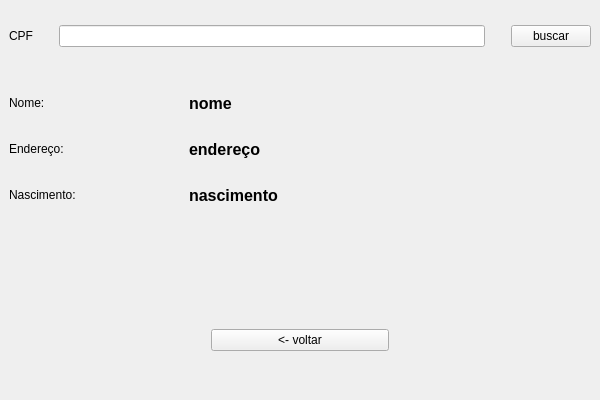
<?xml version="1.0" encoding="UTF-8"?>
<ui version="4.0">
 <class>MainWindow</class>
 <widget class="QMainWindow" name="MainWindow">
  <property name="geometry">
   <rect>
    <x>0</x>
    <y>0</y>
    <width>600</width>
    <height>400</height>
   </rect>
  </property>
  <property name="minimumSize">
   <size>
    <width>600</width>
    <height>400</height>
   </size>
  </property>
  <property name="maximumSize">
   <size>
    <width>600</width>
    <height>400</height>
   </size>
  </property>
  <property name="font">
   <font>
    <family>Segoe UI</family>
   </font>
  </property>
  <property name="windowTitle">
   <string>exibir</string>
  </property>
  <widget class="QWidget" name="centralwidget">
   <layout class="QVBoxLayout" name="verticalLayout_2">
    <item>
     <spacer name="verticalSpacer_6">
      <property name="orientation">
       <enum>Qt::Vertical</enum>
      </property>
      <property name="sizeType">
       <enum>QSizePolicy::Minimum</enum>
      </property>
      <property name="sizeHint" stdset="0">
       <size>
        <width>12</width>
        <height>16</height>
       </size>
      </property>
     </spacer>
    </item>
    <item>
     <layout class="QVBoxLayout" name="verticalLayout">
      <item>
       <layout class="QHBoxLayout" name="horizontalLayout">
        <item>
         <widget class="QLabel" name="label">
          <property name="text">
           <string>CPF</string>
          </property>
         </widget>
        </item>
        <item>
         <spacer name="horizontalSpacer">
          <property name="orientation">
           <enum>Qt::Horizontal</enum>
          </property>
          <property name="sizeType">
           <enum>QSizePolicy::Minimum</enum>
          </property>
          <property name="sizeHint" stdset="0">
           <size>
            <width>20</width>
            <height>20</height>
           </size>
          </property>
         </spacer>
        </item>
        <item>
         <widget class="QLineEdit" name="le_cpf"/>
        </item>
        <item>
         <spacer name="horizontalSpacer_2">
          <property name="orientation">
           <enum>Qt::Horizontal</enum>
          </property>
          <property name="sizeType">
           <enum>QSizePolicy::Minimum</enum>
          </property>
          <property name="sizeHint" stdset="0">
           <size>
            <width>20</width>
            <height>20</height>
           </size>
          </property>
         </spacer>
        </item>
        <item>
         <widget class="QPushButton" name="btn_buscar">
          <property name="text">
           <string>buscar</string>
          </property>
         </widget>
        </item>
       </layout>
      </item>
      <item>
       <spacer name="verticalSpacer_5">
        <property name="orientation">
         <enum>Qt::Vertical</enum>
        </property>
        <property name="sizeHint" stdset="0">
         <size>
          <width>20</width>
          <height>40</height>
         </size>
        </property>
       </spacer>
      </item>
      <item>
       <layout class="QHBoxLayout" name="horizontalLayout_3">
        <item>
         <widget class="QLabel" name="label_2">
          <property name="text">
           <string>Nome:</string>
          </property>
         </widget>
        </item>
        <item>
         <spacer name="horizontalSpacer_10">
          <property name="orientation">
           <enum>Qt::Horizontal</enum>
          </property>
          <property name="sizeType">
           <enum>QSizePolicy::Maximum</enum>
          </property>
          <property name="sizeHint" stdset="0">
           <size>
            <width>60</width>
            <height>20</height>
           </size>
          </property>
         </spacer>
        </item>
        <item>
         <widget class="QLabel" name="lbl_nome">
          <property name="font">
           <font>
            <family>Segoe UI</family>
            <pointsize>12</pointsize>
            <weight>75</weight>
            <bold>true</bold>
           </font>
          </property>
          <property name="text">
           <string>nome</string>
          </property>
         </widget>
        </item>
        <item>
         <spacer name="horizontalSpacer_5">
          <property name="orientation">
           <enum>Qt::Horizontal</enum>
          </property>
          <property name="sizeType">
           <enum>QSizePolicy::Maximum</enum>
          </property>
          <property name="sizeHint" stdset="0">
           <size>
            <width>289</width>
            <height>20</height>
           </size>
          </property>
         </spacer>
        </item>
       </layout>
      </item>
      <item>
       <spacer name="verticalSpacer_4">
        <property name="orientation">
         <enum>Qt::Vertical</enum>
        </property>
        <property name="sizeHint" stdset="0">
         <size>
          <width>20</width>
          <height>20</height>
         </size>
        </property>
       </spacer>
      </item>
      <item>
       <layout class="QHBoxLayout" name="horizontalLayout_4">
        <item>
         <widget class="QLabel" name="label_3">
          <property name="text">
           <string>Endereço:</string>
          </property>
         </widget>
        </item>
        <item>
         <spacer name="horizontalSpacer_9">
          <property name="orientation">
           <enum>Qt::Horizontal</enum>
          </property>
          <property name="sizeType">
           <enum>QSizePolicy::Maximum</enum>
          </property>
          <property name="sizeHint" stdset="0">
           <size>
            <width>60</width>
            <height>20</height>
           </size>
          </property>
         </spacer>
        </item>
        <item>
         <widget class="QLabel" name="lbl_endececo">
          <property name="font">
           <font>
            <family>Segoe UI</family>
            <pointsize>12</pointsize>
            <weight>75</weight>
            <bold>true</bold>
           </font>
          </property>
          <property name="text">
           <string>endereço</string>
          </property>
         </widget>
        </item>
        <item>
         <spacer name="horizontalSpacer_6">
          <property name="orientation">
           <enum>Qt::Horizontal</enum>
          </property>
          <property name="sizeType">
           <enum>QSizePolicy::Maximum</enum>
          </property>
          <property name="sizeHint" stdset="0">
           <size>
            <width>289</width>
            <height>20</height>
           </size>
          </property>
         </spacer>
        </item>
       </layout>
      </item>
      <item>
       <spacer name="verticalSpacer_3">
        <property name="orientation">
         <enum>Qt::Vertical</enum>
        </property>
        <property name="sizeHint" stdset="0">
         <size>
          <width>20</width>
          <height>20</height>
         </size>
        </property>
       </spacer>
      </item>
      <item>
       <layout class="QHBoxLayout" name="horizontalLayout_5">
        <item>
         <widget class="QLabel" name="label_4">
          <property name="text">
           <string>Nascimento:</string>
          </property>
         </widget>
        </item>
        <item>
         <spacer name="horizontalSpacer_8">
          <property name="orientation">
           <enum>Qt::Horizontal</enum>
          </property>
          <property name="sizeType">
           <enum>QSizePolicy::Maximum</enum>
          </property>
          <property name="sizeHint" stdset="0">
           <size>
            <width>60</width>
            <height>20</height>
           </size>
          </property>
         </spacer>
        </item>
        <item>
         <widget class="QLabel" name="lbl_nascimento">
          <property name="font">
           <font>
            <family>Segoe UI</family>
            <pointsize>12</pointsize>
            <weight>75</weight>
            <bold>true</bold>
           </font>
          </property>
          <property name="text">
           <string>nascimento</string>
          </property>
         </widget>
        </item>
        <item>
         <spacer name="horizontalSpacer_7">
          <property name="orientation">
           <enum>Qt::Horizontal</enum>
          </property>
          <property name="sizeType">
           <enum>QSizePolicy::Maximum</enum>
          </property>
          <property name="sizeHint" stdset="0">
           <size>
            <width>289</width>
            <height>20</height>
           </size>
          </property>
         </spacer>
        </item>
       </layout>
      </item>
     </layout>
    </item>
    <item>
     <spacer name="verticalSpacer_2">
      <property name="orientation">
       <enum>Qt::Vertical</enum>
      </property>
      <property name="sizeHint" stdset="0">
       <size>
        <width>20</width>
        <height>40</height>
       </size>
      </property>
     </spacer>
    </item>
    <item>
     <layout class="QHBoxLayout" name="horizontalLayout_6">
      <item>
       <spacer name="horizontalSpacer_3">
        <property name="orientation">
         <enum>Qt::Horizontal</enum>
        </property>
        <property name="sizeType">
         <enum>QSizePolicy::Maximum</enum>
        </property>
        <property name="sizeHint" stdset="0">
         <size>
          <width>202</width>
          <height>20</height>
         </size>
        </property>
       </spacer>
      </item>
      <item>
       <widget class="QPushButton" name="pushButton">
        <property name="minimumSize">
         <size>
          <width>30</width>
          <height>0</height>
         </size>
        </property>
        <property name="text">
         <string>&lt;- voltar</string>
        </property>
       </widget>
      </item>
      <item>
       <spacer name="horizontalSpacer_4">
        <property name="orientation">
         <enum>Qt::Horizontal</enum>
        </property>
        <property name="sizeType">
         <enum>QSizePolicy::Maximum</enum>
        </property>
        <property name="sizeHint" stdset="0">
         <size>
          <width>202</width>
          <height>20</height>
         </size>
        </property>
       </spacer>
      </item>
     </layout>
    </item>
    <item>
     <spacer name="verticalSpacer">
      <property name="orientation">
       <enum>Qt::Vertical</enum>
      </property>
      <property name="sizeType">
       <enum>QSizePolicy::Minimum</enum>
      </property>
      <property name="sizeHint" stdset="0">
       <size>
        <width>20</width>
        <height>40</height>
       </size>
      </property>
     </spacer>
    </item>
   </layout>
  </widget>
 </widget>
 <resources/>
 <connections/>
</ui>
